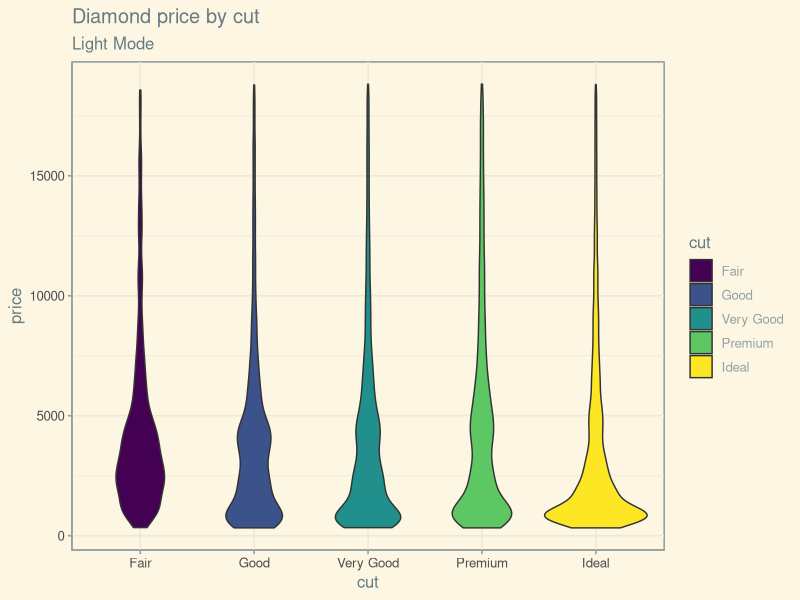
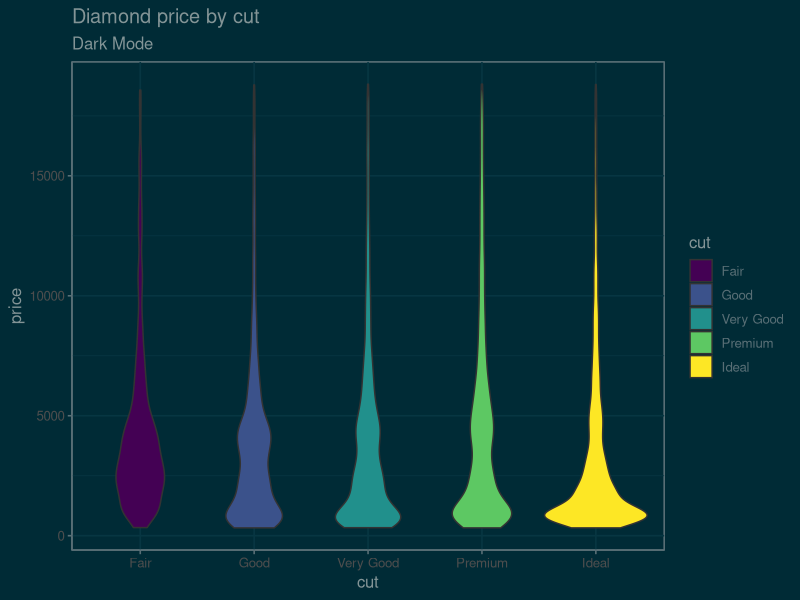
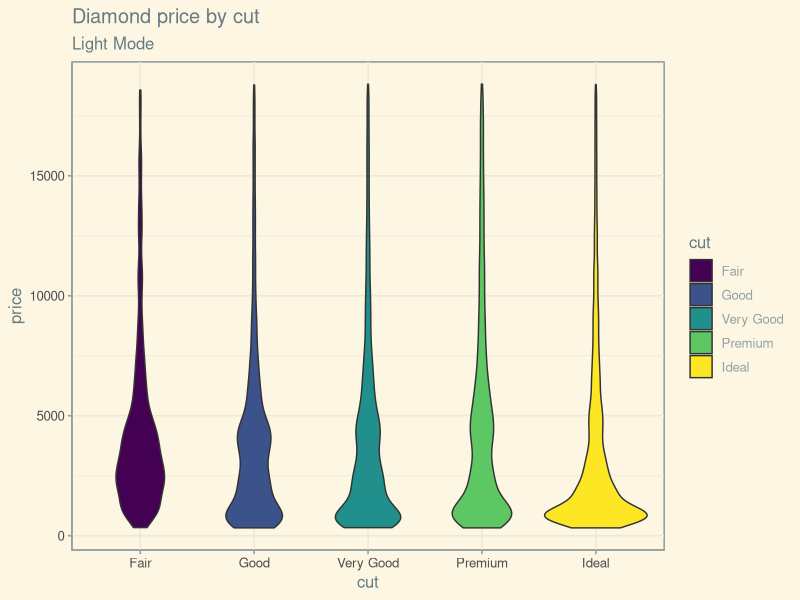
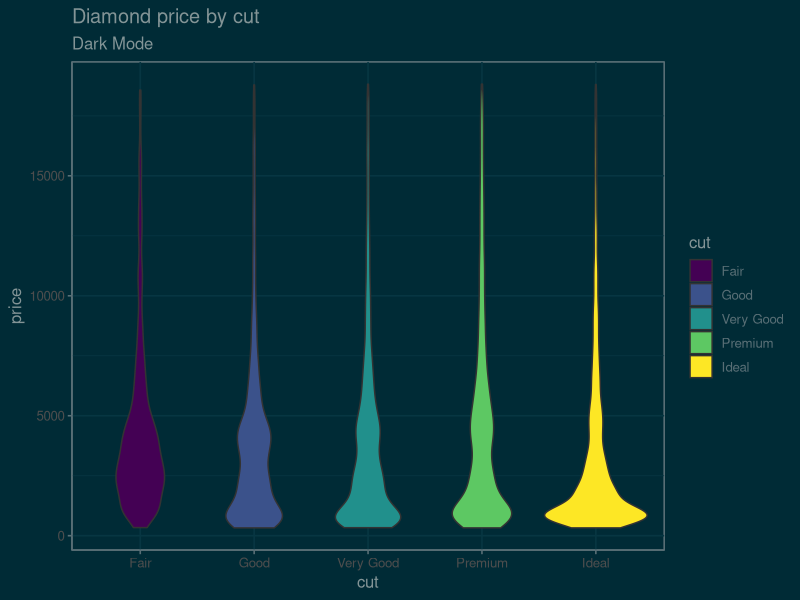
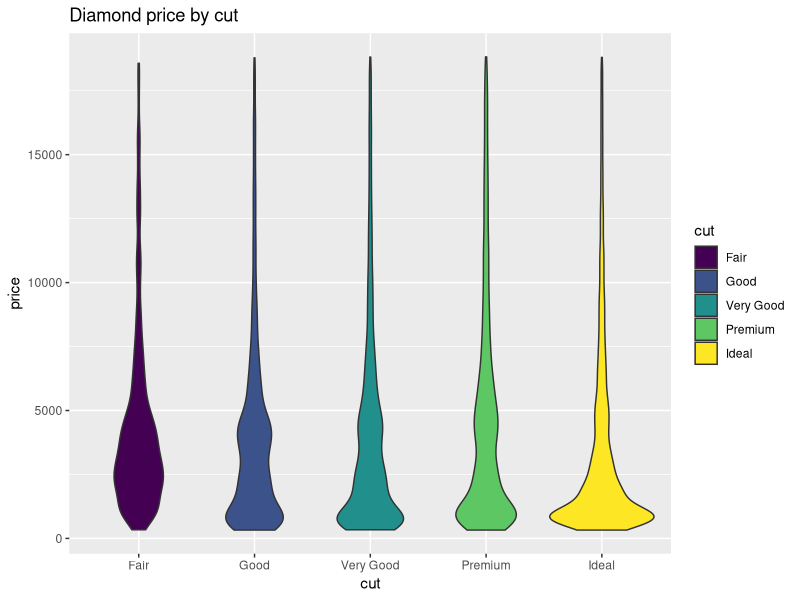
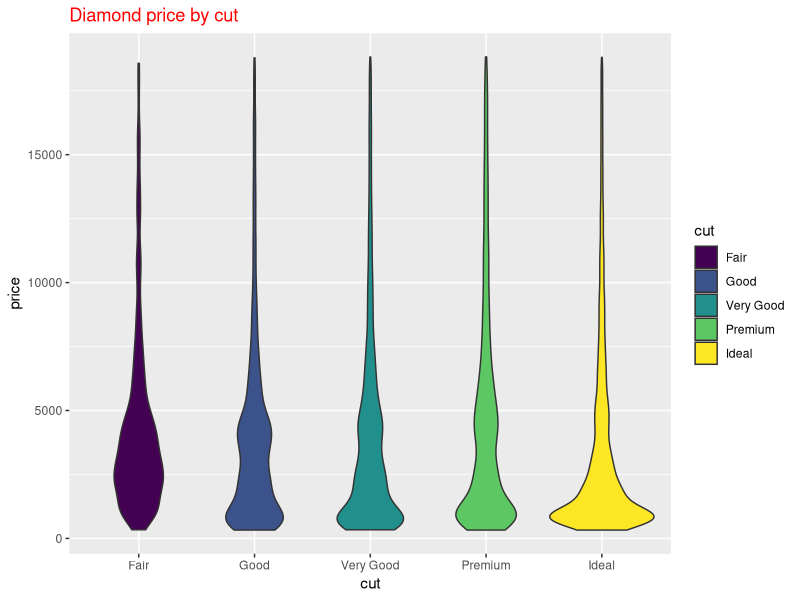

These charts were generated, in order, by the following R code:
## ---- chunk 1
library(ggplot2)
library(ggthemes)
knitr::opts_chunk$set(
  gif.width = 8,
  fig.height = 3.5,
  out.width = "100%"
)
## ---- chunk 2
#| classes: light-mode
g <- ggplot(diamonds, aes(x = cut, y = price, fill = cut)) +
  geom_violin() +
  labs(title = "Diamond price by cut")

g + labs(subtitle = "Light Mode") + theme_solarized(light = TRUE)
## ---- chunk 3
#| classes: dark-mode
g + labs(subtitle = "Dark Mode") + theme_solarized(light = FALSE)
## ---- chunk 4
g <- ggplot(diamonds, aes(x = cut, y = price, fill = cut)) +
  geom_violin() +
  labs(title = "Diamond price by cut")
## ---- chunk 5
#| classes: light-mode

g + labs(subtitle = "Light Mode") + 
  theme_solarized(light = TRUE)
## ---- chunk 6
#| classes: dark-mode

g + labs(subtitle = "Dark Mode") + 
  theme_solarized(light = FALSE)
## ---- chunk 7
library(knitr)
knit_print.ggplot <- function (x, options, ...) {
  cat('\n<div class="dark-mode">\n')
  ggplot2:::print.ggplot(x + ggthemes::theme_solarized(light = FALSE))
  cat('</div>\n')
  cat('<div class="light-mode">\n')
  ggplot2:::print.ggplot(x + ggthemes::theme_solarized(light = TRUE))
  cat('</div>\n\n')
}
registerS3method("knit_print", "ggplot", knit_print.ggplot)
## ---- chunk 8
g
## ---- chunk 9
g + theme(plot.title = element_text(color = "red"))
